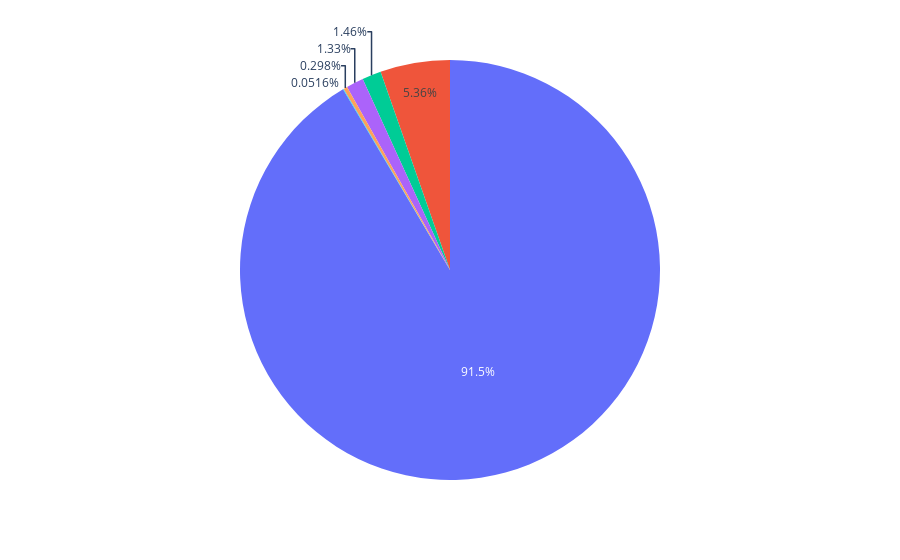

The cell this chart's notebook holds for it:
### Code cell
labels = []
fig = px.pie(df_3_tech_use, values='EMP', labels=labels)

fig.show()

### Figure 1 — Plotly figure (JSON) as saved in the notebook; plotly's stock layout.template omitted (floating-point values rounded to 4 significant figures)
{"data": [{"domain": {"x": [0, 1], "y": [0, 1]}, "hovertemplate": "EMP=%{value}<extra></extra>", "legendgroup": "", "name": "", "showlegend": false, "type": "pie", "values": [7279, 42017, 188358, 206154, 757385, 12916602]}], "layout": {"legend": {"tracegroupgap": 0}, "margin": {"t": 60}}}
